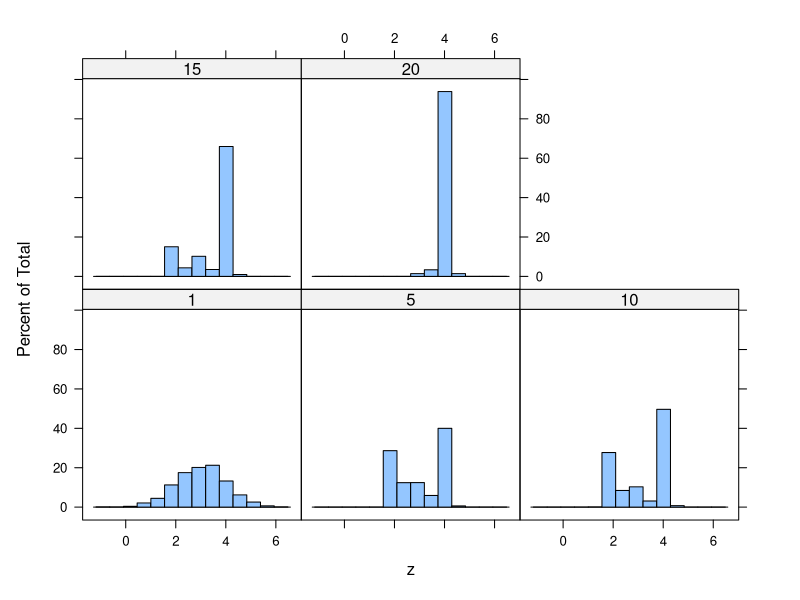

The R script that drew this image:
#====================================================================
#selecao disruptiva + acasalamento assortativo = especiacao?
############################################################
#--------------------------------------------------------------------
#funcao que calcula a sobrevivencia segundo uma funcao
#bimodal (usando uma leve gambiarra)
sobrevivenciaD = function(x, u1, u2, a)
{
  ans = exp(-a*(x-u1)^2) + exp(-a*(x-u2)^2)
  if(any(ans>1)) #se tiver algum valor maior que 1 
    ans = ans/max(ans) #divive tudo pelo valor maximo
  
  return(ans) #retorna pro usuario
}
#exemplo
#curve(sobrevivenciaD(x=x, u1=2, u2=4, a=4),
#      lwd=4, col="red", from=0, to=6) #it funfs!!

#--------------------------------------------------------------------
assort = function(zi, zj, b)
{
  exp(-b*(zi-zj)^2)
}
#assort(1, 5, 0.1)
#assort(1, 2, 0.1)
#--------------------------------------------------------------------
#alternative rbinom - eh soh um jeito esperto de usar um tapply
#na hora da escolha de parceiros
arbinom = function(probs)
{
  n = length(probs)
  rbinom(1:n, 1, probs)
}
#--------------------------------------------------------------------
#escolhe uma posicao onde exista um valor 1 dentro de um vetor de
#zeros e uns
pickone = function(x)
{
  ops = which(x==1)
  if(length(ops)==0)
    return(0)
  else
    return(sample(ops)[1])
}
#--------------------------------------------------------------------
#funcao que roda a simulacao
simdisrupt = function(N = 1000, #tamanho populacional
                      u1 = 2, u2 = 4, #medias da selecao disruptiva
                      media_ini = 3, sd_ini = 1, #parametros inicais da populacao
                      a = 5,  #intensidade da selecao natural
                      b=0.5,  #intensidade da escolha de parceiros
                      h=0.1,  #"erro" da herdabilidade
                      g=20,   #numero de geracoes pra rodar
                      registra = c(1,5,10, 15, 20)) #quais geracoes registrar
{

  pop = data.frame(z = rnorm(N, media_ini, sd_ini),
                 vivo = 1,
                 parceiro = 0)
  registro = NA

  if(!is.null(registra[1]))
    registro = data.frame(z = pop$z, gen = 1)

  for(i in 2:g)
  {
    if(i %in% registra)
      registro = rbind(registro, data.frame(z = pop$z, gen=i))
    
    #selecao disruptiva
    p_sobrevive = sobrevivenciaD(pop$z, u1, u2, a)
    pop$vivo = rbinom(N, 1, p_sobrevive)
    vivos = which(pop$vivo==1) #posicoes dos individuos vivos
    
    #escolha de parceiros
    
    #matriz de individuos vivos, vai ser multiplicada pela
    #matriz de probabilidade de copula para que a probabilidade
    #de copula com os mortos seja igual a zero
    #(multiplicacao no sentido de produto de Hadamard)
    matrizVivo = matrix(pop$vivo, nrow=N, ncol=N, byrow=TRUE)
    matrizVivo[1:6,1:6]
    
    #montando a matriz de probabilidade de escolha
    pij = outer(pop$z, pop$z, assort, b=b)
    diag(pij) = 0 #ninguem pode de "auto-escolher"
    
    #multiplando a matriz de escolha pela matriz dos vivos
    pij = pij * matrizVivo
    
    #mantendo so as linhas dos individuos vivos
    #(os mortos nem escolhem parceiros)
    pij = pij[vivos,]
    
    #decidindo com quais individuos cada um copularia
    possiveis = t(apply(pij, 1, arbinom))
    
    #escolhendo soh um dos possiveis usando a funcao
    #pickone
    escolhidos = apply(possiveis, 1, pickone)
    
    #guardando a informacao no data.frame
    pop$parceiro[vivos] = escolhidos
    
    #descobrindo quem esta vivo e conseguiu encontrar um parceiro sexual
    ferteis = which(pop$vivo ==1 & pop$parceiro !=0)
    
    #escolhendo uma mae para cada filho. Cada individuo
    #vivo vai ser mae de pelo menos um filho, e para povoar
    #o restante da populacao amostraremos aleatoriamente entre
    #os vivos
    maes = c(ferteis, 
             sample(ferteis, N-length(ferteis), replace=TRUE))
    
    #descobre o parceiro de cada mae
    pais = pop$parceiro[maes]
    
    #calculando o z dos filhos
    zfilhos = (pop$z[maes] + pop$z[pais])/2 + rnorm(N, 0, h)
    
    #substituindo a nova geracao na matriz
    pop = data.frame(z = zfilhos,
                     vivo = 1,
                     parceiro = 0)
  
  }
  return(registro)
}

#rodando um teste
teste = simdisrupt(N=2000)

#fazendo um plot bonitinho
library(lattice)
histogram(~z|factor(gen), data=teste)

#====================================================================
